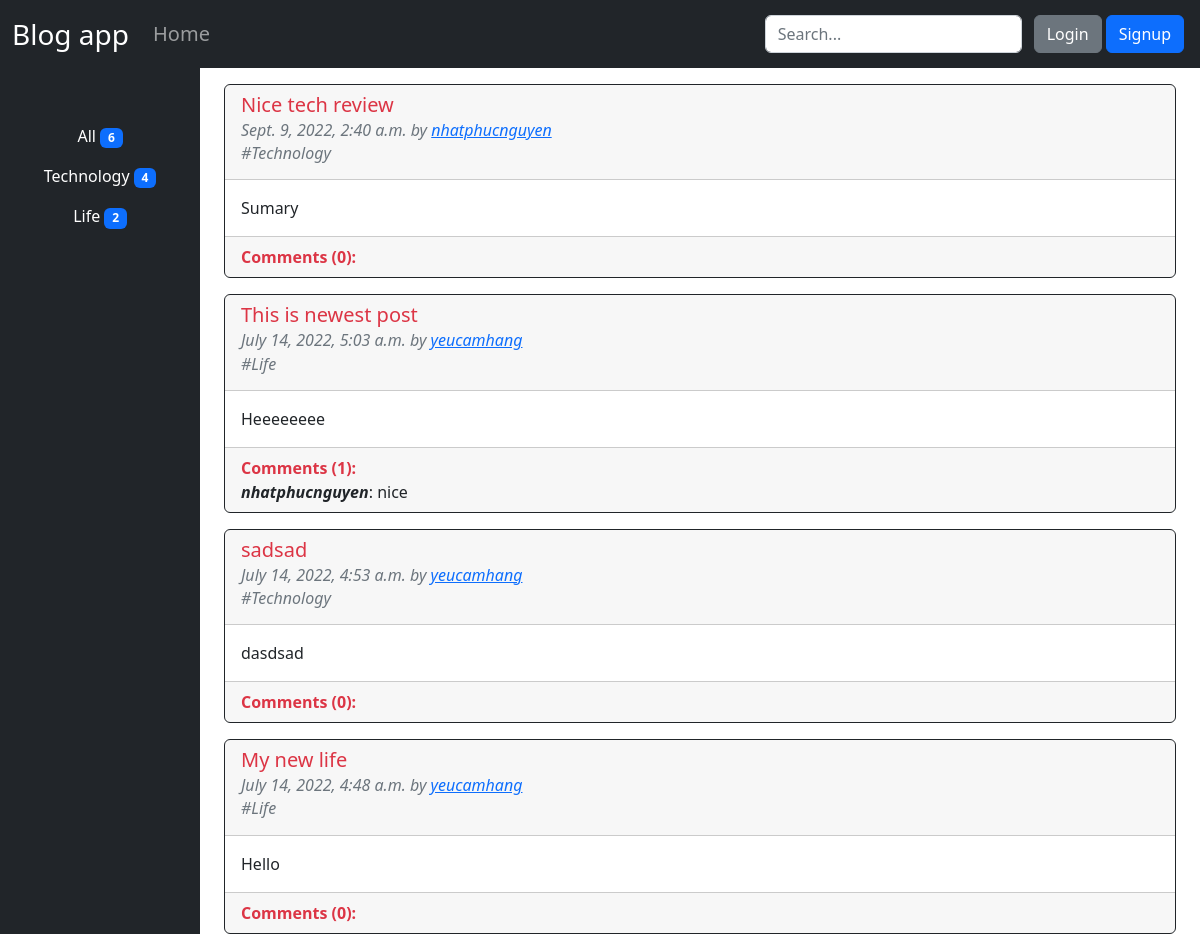
The app's page /post_list/ (upper part), older data.
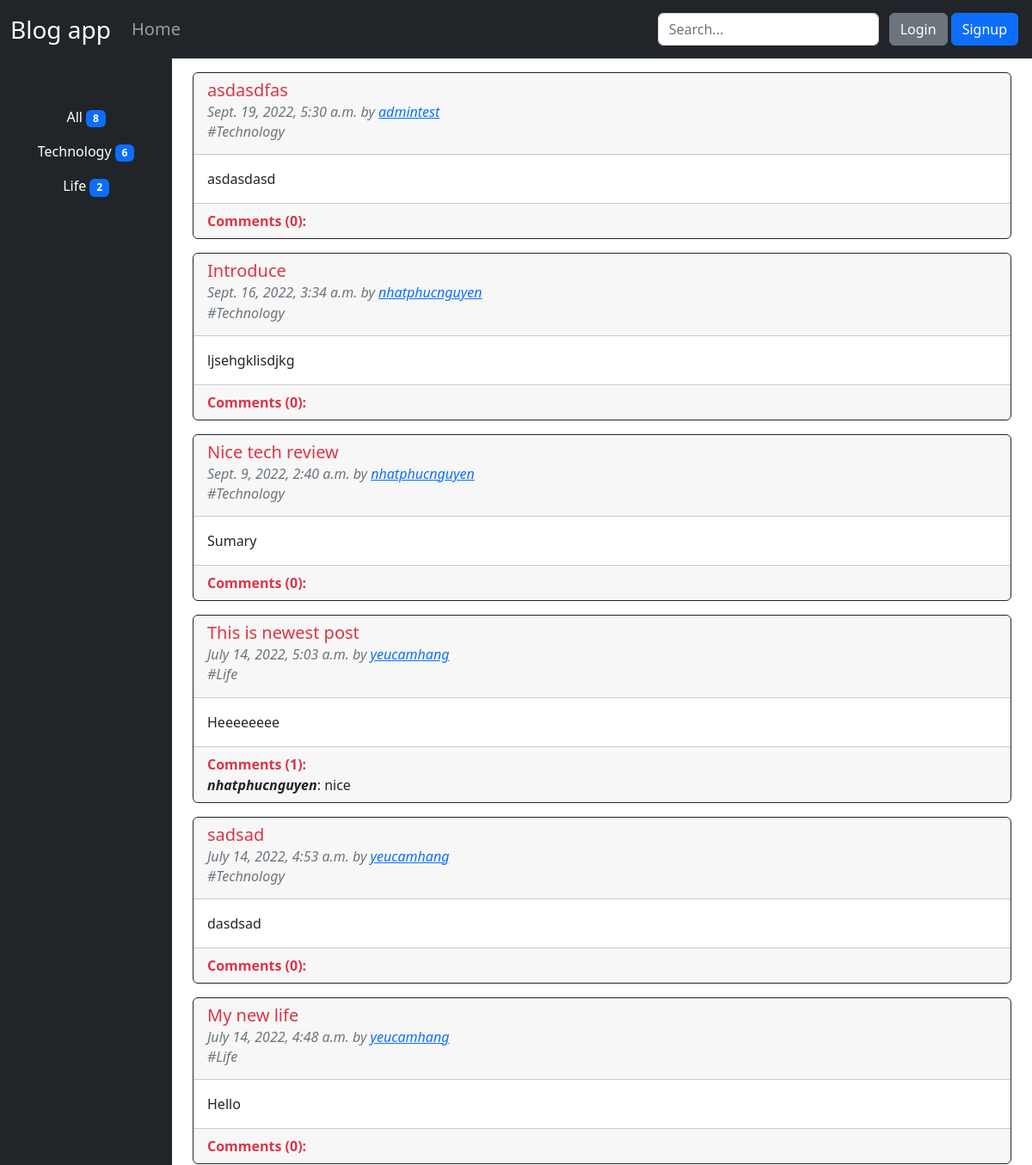
The same page, newer data.
### base/models.py (models this page shows, shortened)
class Topic(models.Model):
    name = models.CharField(max_length=100)
    def __str__(self):
        return self.name

class Post(models.Model):
    topic = models.ForeignKey(Topic,null=True,on_delete=models.SET_NULL)
    title = models.CharField(max_length=150)
    body = models.TextField()
    author = models.ForeignKey(
        User,
        on_delete= models.CASCADE,
    )
    timeUpdated = models.DateTimeField(auto_now_add=True)
    timeCreated = models.DateTimeField(auto_created=True,auto_now_add=True)
    class Meta:
        ordering = ('-timeUpdated','-timeCreated')

class Comment(models.Model):
    post = models.ForeignKey(
        Post,
        on_delete=models.CASCADE,
        related_name='comments'
    )
    author = models.ForeignKey(
        User,
        on_delete=models.CASCADE,
    )
    body = models.TextField(max_length=250)
    timeCreated = models.DateTimeField(auto_created=True,auto_now_add=True)
    class Meta:
        ordering = ('-timeCreated',)

### base/views.py (the view)
# urls.py: path('post_list/',views.post_list,name='post_list'),
def post_list(request):
    q = request.GET.get('q') if request.GET.get('q') != None else ''
    posts = Post.objects.filter(
        Q(topic__name__icontains=q) |
        Q(title__icontains=q) |
        Q(body__icontains=q) |
        Q(author__username = q)
    )
    topics = Topic.objects.all()
    all_post_count= Post.objects.all().count()
    topic_post_count = {}
    for topic in topics:
        topic_post_count.update({topic.name:Post.objects.filter(topic__name=topic).count()})
    context = {'posts':posts,'topics':topics,'post_count':all_post_count,'topic_post_count':topic_post_count}
    return render(request,'base/post_list.html',context)

### base/templates/base/post_list.html (shortened to what this page needs)
{% extends 'base.html' %}
{% block content %}
    <div class="container-fluid">
        <div class="row">
            <div class="col-6 col-md-2 bg-dark text-center" style="min-height: 100vh;">
                {% include 'base/topiclist_component.html' %}
            </div>
            <div class="col">
                {% include 'base/postlist_component.html' %}
            </div>
        </div>
    </div>
{% endblock %}

### base/templates/base/topiclist_component.html
<ul class="nav flex-column mt-5">
    <li class="nav-item">
        <a class="nav-link text-white" aria-current="page" href="{% url 'post_list' %}">All <span class="badge bg-primary text-wrap">{{post_count}}</span></a>
        </li>
    {% for topic,quantity in topic_post_count.items %}
        <li class="nav-item">
        <a class="nav-link text-white" aria-current="page" href="{% url 'post_list' %}?q={{topic}}">{{topic}} <span class="badge bg-primary text-wrap">{{quantity}}</span></a>
        </li>
    {% endfor %}
</ul>

### base/templates/base/postlist_component.html (shortened to what this page needs)
{% for post in posts %}
<div class="container">
    <div div class="card border-dark border-1" style="width: 100%; margin-top:1rem">
        <div class="card-header">
            <h5 class="card-title"><a href="{% url 'post_details' post.id %}"
                    class="text-decoration-none link-danger">{{post.title}}</a></h5>
            <h6 class="card-subtitle mb-2 fst-italic text-muted ">{{post.timeCreated}} by <a
                    href="{% url 'author_profile' post.author.id %}">{{post.author}}</a></h6>
            <h6 class="card-subtitle mb-2 fst-italic text-muted "> #{{post.topic}}</h6>
        </div>
        <div class="card-body">
            <p class="card-text">{{post.body}}</p>
        </div>
        <div class="card-footer">
            <span class="text-danger fw-bold">Comments ({{post.comments.all.count}}):</span>
            {% for comment in post.comments.all|slice:"0:2" %}
            <div><span class="fst-italic fw-bold">{{comment.author}}</span>: {{comment.body}}</div>
            {% endfor %}
        </div>
    </div>
</div>
{% endfor %}

Row changes from the older to the newer data that the page shows:
added Post: title "asdasdfas", timeCreated "Sept. 19, 2022, 5:30 a.m.", author "admintest", topic "Technology", body "asdasdasd", comments.all.count "0"
added Post: title "Introduce", timeCreated "Sept. 16, 2022, 3:34 a.m.", author "nhatphucnguyen", topic "Technology", body "ljsehgklisdjkg", comments.all.count "0"
Text that changed along with them:
{{ post_count }}: "6" → "8"
new list line: "Technology"
new list line: "6"
list line gone: "Technology"
list line gone: "4"
